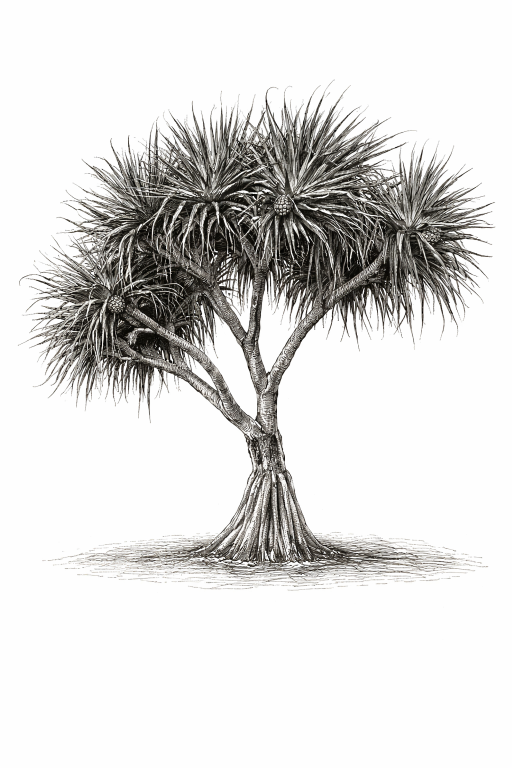
#> input picture 15_Off-Market/Concepts/Near_beach_palm_reveal/Hatch_Sketch_Pandanas_Palm.png, 1024 x 1536 px, given as the content of the folder s/Near_beach_palm_reveal/Other images/Version_2_other_images, which was not available (shown at 1/2 size)
$ python to_ink_alpha.py
#> lines starting #> are read from the running program, lines starting #| are printed output that depends on the picture; pictures that were not available may be replaced by others from this repository, and a replacement may not be noted
#!/usr/bin/env python3
"""
to_ink_alpha.py — turn the light-on-dark engravings into ink that sits on the
V4 report's warm paper.

WHY NOT JUST INVERT TO BLACK-ON-WHITE
───────────────────────────────────────────────────────────────────────────────
A flat black-on-white PNG carries its own WHITE ground, and the V4 page is
#f7f5f1. Dropping one on the page puts a faintly brighter rectangle behind every
drawing — visible on any decent screen, and exactly the artefact that made the
Fields logo look wrong earlier today (its ground was baked-in white with a fully
opaque alpha).

So we do what `build_master.py` already does for the palm: store the drawing as
INK COVERAGE IN THE ALPHA CHANNEL, with RGB set to the page's ink colour. The
drawing then composites onto whatever paper it lands on, keeps its soft hatching
edges, and can be re-tinted without re-rendering.

THE SOURCES ARE LIGHT-ON-DARK, so ink = 1 - luminance. Anything already
black-on-white (palm_bw.png) is detected and passed through without inverting.

    python3 to_ink_alpha.py --preview          # contact sheet on V4 paper
    python3 to_ink_alpha.py --out ink/
"""
import argparse
from pathlib import Path

import numpy as np
from PIL import Image

HERE = Path(__file__).resolve().parent

# The V4 report's tokens — ink on paper. Kept here so a preview shows the real
# thing rather than black on white.
PAPER = (247, 245, 241)     # --paper  #f7f5f1
INK = (42, 39, 36)          # --ink    #2a2724

HAZE_FLOOR = 0.045   # coverage below this is scanner/model haze, not a stroke
GAMMA = 1.10         # >1 holds the faint hatching back so it does not read grey
CROP_MARGIN = 40     # px of paper kept around the ink bounding box
BBOX_INK = 0.10      # coverage that counts as a stroke when cropping


def ink_coverage(path: Path) -> np.ndarray:
    """0..1 ink coverage. Handles both polarities and any alpha."""
    im = Image.open(path).convert("RGBA")
    arr = np.asarray(im).astype(np.float32) / 255.0
    rgb, a = arr[..., :3], arr[..., 3]
#> a: shape (1536, 1024) float32; every value is 1

    # ⚠ Transparent regions are GROUND, not ink. The V2 exports carry an alpha
    # channel whose holes are the dark background showing through; compositing
    # them onto the source's own ground first is what stops those holes reading
    # as solid strokes after the inversion.
    lum = rgb @ np.array([0.2126, 0.7152, 0.0722], dtype=np.float32)
    dark_ground = float(np.median(lum[a > 0.5])) < 0.5 if (a > 0.5).any() else True
#> dark_ground = False
    lum = lum * a + (0.0 if dark_ground else 1.0) * (1 - a)

    cov = (1.0 - lum) if not dark_ground else lum
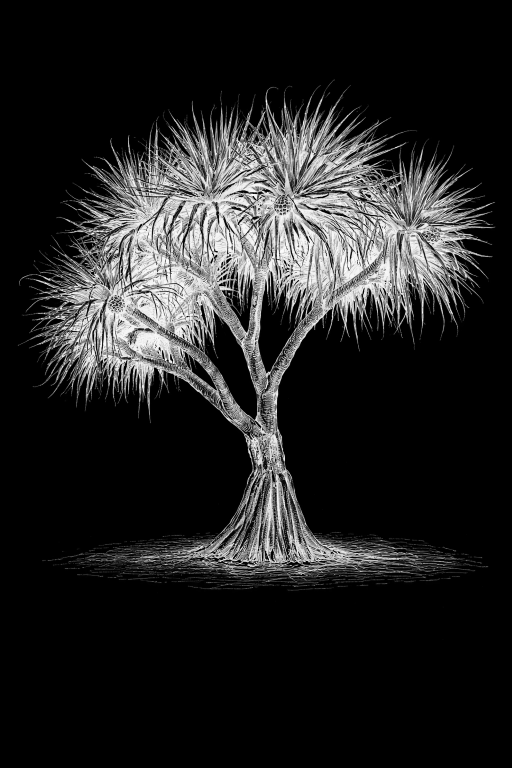
#> cov: shape (1536, 1024) float32 (shown at 1/2 size); min 0, max 1, mean 0.141
    # `dark_ground` means the DRAWING is light: coverage is the luminance itself.

    # ⚠ MEASURE THE GROUND, DO NOT ASSUME IT IS ZERO. Three of the nine sources
    # are flat RGB with a ground around 30/255 rather than pure black, and a
    # fixed haze floor left that residue as ~12% ink across the whole frame — a
    # visible pale rectangle behind the drawing on warm paper, which is the exact
    # artefact this file exists to avoid. The ground is estimated from a border
    # band, which is drawing-free on every one of these compositions.
    b = max(4, min(cov.shape[:2]) // 40)
#> b = 25
    border = np.concatenate([cov[:b].ravel(), cov[-b:].ravel(),
                             cov[:, :b].ravel(), cov[:, -b:].ravel()])
    ground = float(np.percentile(border, 85))
#> ground = 0.00392
    floor = max(HAZE_FLOOR, ground + 0.02)
#> floor = 0.045
    cov = np.clip((cov - floor) / (1.0 - floor), 0, 1) ** GAMMA
    return cov


def crop(cov: np.ndarray) -> np.ndarray:
    ys, xs = np.where(cov > BBOX_INK)
    if not len(ys):
        return cov
    y0, y1 = max(0, ys.min() - CROP_MARGIN), min(cov.shape[0], ys.max() + CROP_MARGIN)
#> y0 = 119; y1 = 1220
    x0, x1 = max(0, xs.min() - CROP_MARGIN), min(cov.shape[1], xs.max() + CROP_MARGIN)
#> x0 = 0; x1 = 1024
    return cov[y0:y1, x0:x1]
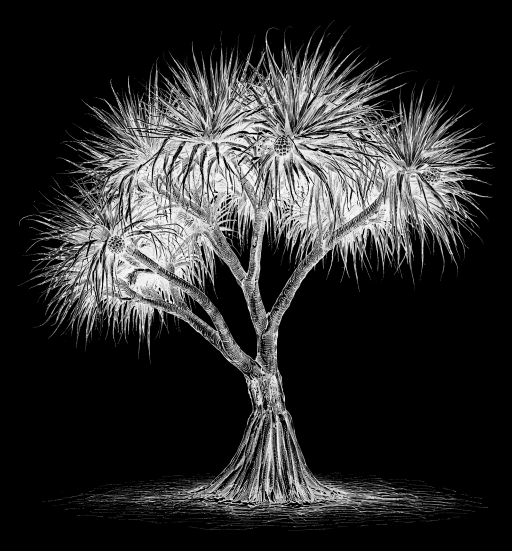
#> returned value: shape (1101, 1024) float32 (shown at 1/2 size); min 0, max 1, mean 0.177


def to_rgba(cov: np.ndarray) -> Image.Image:
    h, w = cov.shape
#> h = 1101; w = 1024
    out = np.zeros((h, w, 4), dtype=np.uint8)
    out[..., 0], out[..., 1], out[..., 2] = INK
    out[..., 3] = (cov * 255).astype(np.uint8)
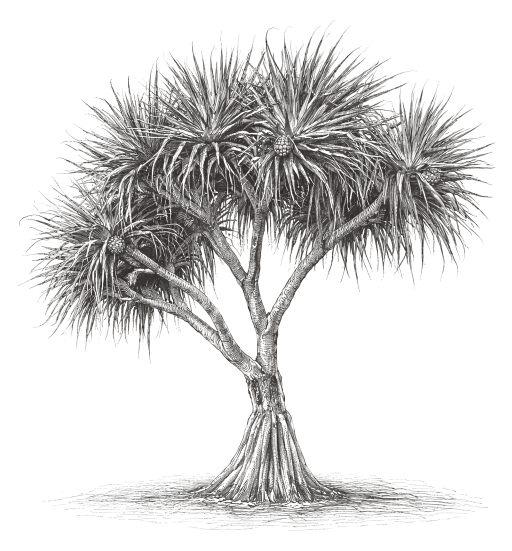
#> out: shape (1101, 1024, 4) (shown at 1/2 size); mean of channels 0, 1, 2, 3 42, 39, 36, 45; transparent parts drawn white
    return Image.fromarray(out, "RGBA")


def on_paper(img: Image.Image) -> Image.Image:
    bg = Image.new("RGB", img.size, PAPER)
    bg.paste(img, (0, 0), img)
    return bg


def main():
    ap = argparse.ArgumentParser()
    ap.add_argument("--out", default="ink")
    ap.add_argument("--preview", action="store_true")
    args = ap.parse_args()

    srcs = sorted((HERE / "Other images/Version_2_other_images").glob("*.png"))
    srcs = [s for s in srcs if "glass" not in s.name.lower()]   # not an emblem
    outdir = HERE / args.out
    outdir.mkdir(exist_ok=True)

    made = []
    for s in srcs:
        cov = crop(ink_coverage(s))
        img = to_rgba(cov)
        img.thumbnail((900, 900), Image.LANCZOS)
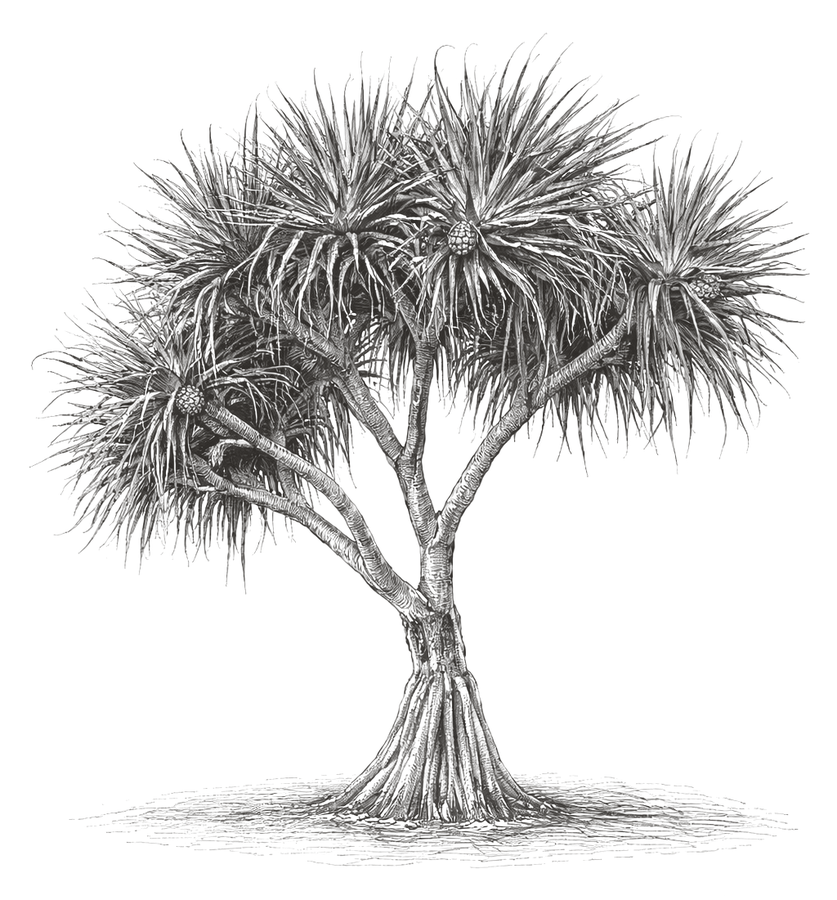
#> img: PIL image 837x900 RGBA; mean R, G, B, A 14.7, 13.7, 12.6, 45.3; transparent parts drawn white
        dest = outdir / f"{s.stem.lower().replace(' ', '_')}_ink.png"
        img.save(dest, optimize=True)
        made.append((dest, img))
#> (the run stopped early here; a loop or call above may not have finished)

$ run again, on 15_Off-Market/Concepts/Near_beach_palm_reveal/Other images/Pandanas_Palm_Fruit.png
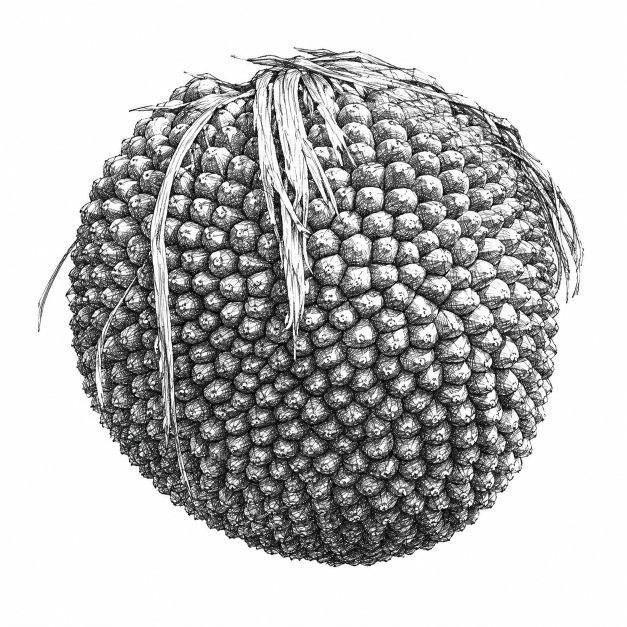
#> input picture 15_Off-Market/Concepts/Near_beach_palm_reveal/Other images/Pandanas_Palm_Fruit.png, 1254 x 1254 px, given as the content of the folder s/Near_beach_palm_reveal/Other images/Version_2_other_images, which was not available (shown at 1/2 size)
#> a: shape (1254, 1254) float32; every value is 1
#> dark_ground = False
#> in ink_coverage, `cov = (1.0 - lum) if not dark_ground else lum`:
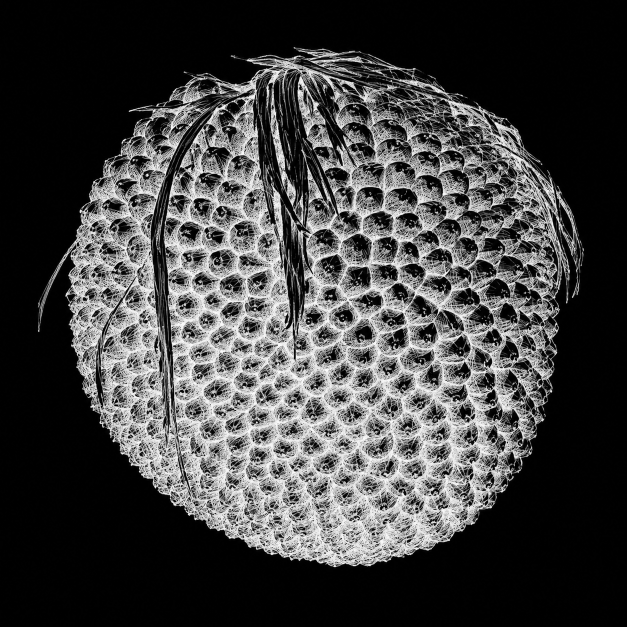
#> cov: shape (1254, 1254) float32 (shown at 1/2 size); min 0, max 1, mean 0.26
#> ground = 0.00756
#> floor = 0.045
#> y0 = 54; y1 = 1174
#> x0 = 36; x1 = 1207
#> in main, `img.thumbnail((900, 900), Image.LANCZOS)`:
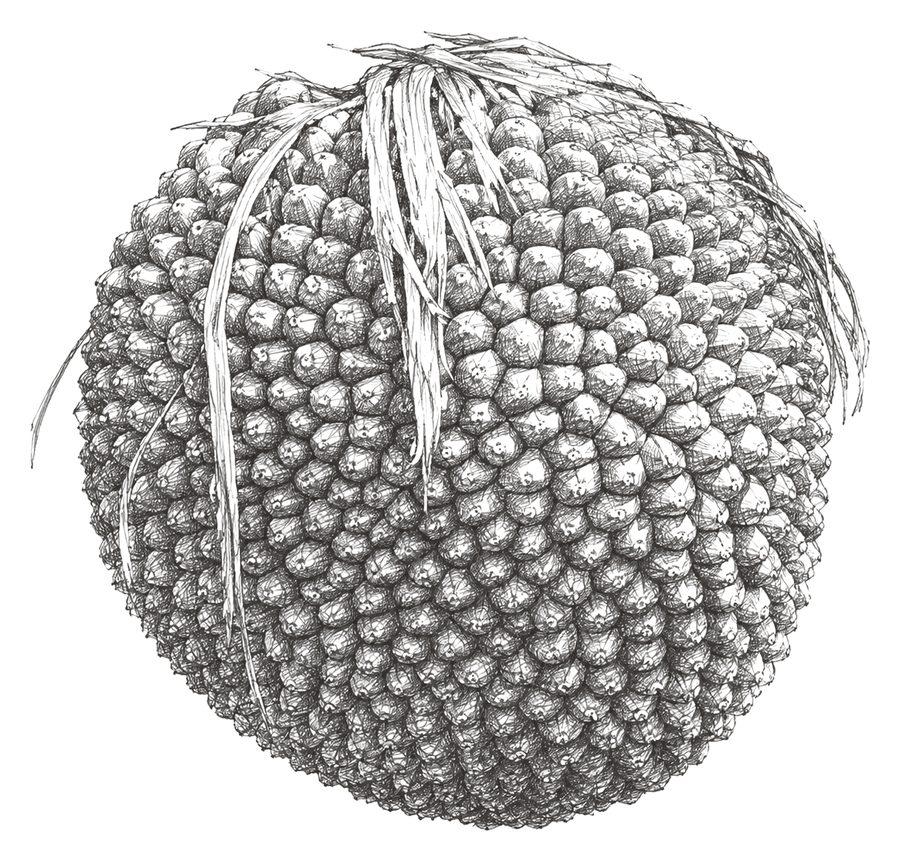
#> img: PIL image 900x861 RGBA; mean R, G, B, A 22.3, 20.7, 19.1, 72.7; transparent parts drawn white

$ run again, on 15_Off-Market/Concepts/Near_beach_palm_reveal/Other images/Whale_V2.png
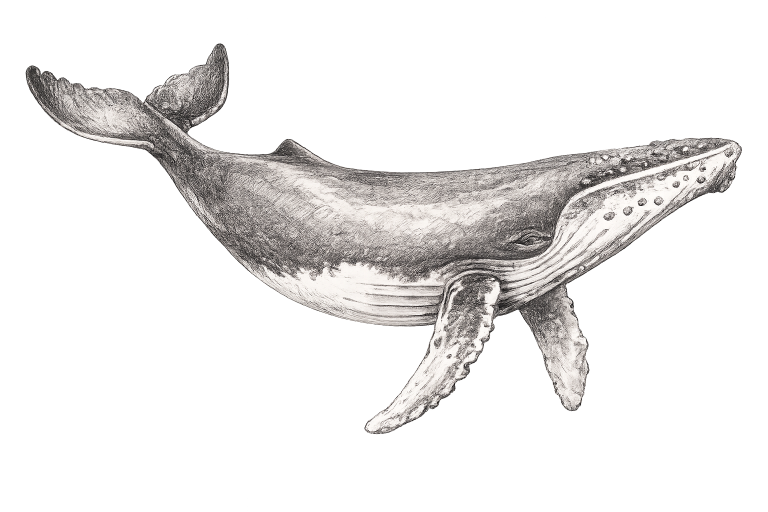
#> input picture 15_Off-Market/Concepts/Near_beach_palm_reveal/Other images/Whale_V2.png, 1536 x 1024 px, given as the content of the folder s/Near_beach_palm_reveal/Other images/Version_2_other_images, which was not available (shown at 1/2 size)
#> in ink_coverage, im is the input picture: PIL image 1536x1024 RGBA; mean R, G, B, A 126.8, 123.1, 120.2, 58.1
#> dark_ground = False
#> in ink_coverage, `cov = (1.0 - lum) if not dark_ground else lum`:
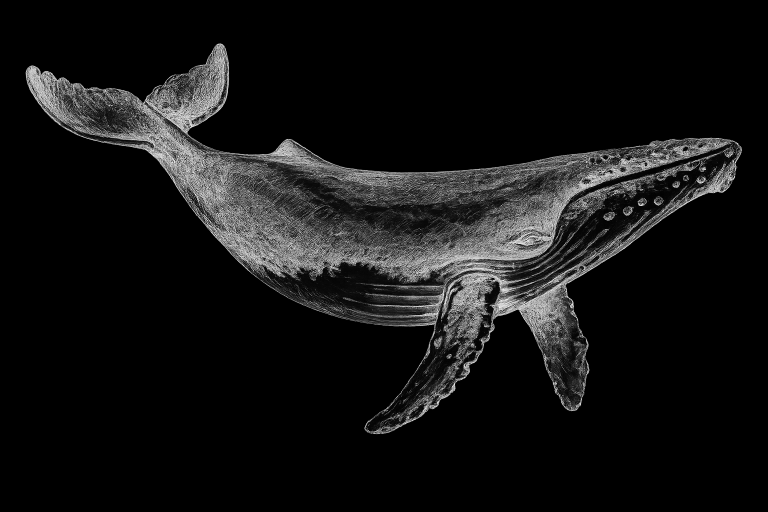
#> cov: shape (1024, 1536) float32 (shown at 1/2 size); min 0, max 1, mean 0.0769
#> ground = 0
#> floor = 0.045
#> y0 = 47; y1 = 907
#> x0 = 11; x1 = 1523
#> in main, `img.thumbnail((900, 900), Image.LANCZOS)`:
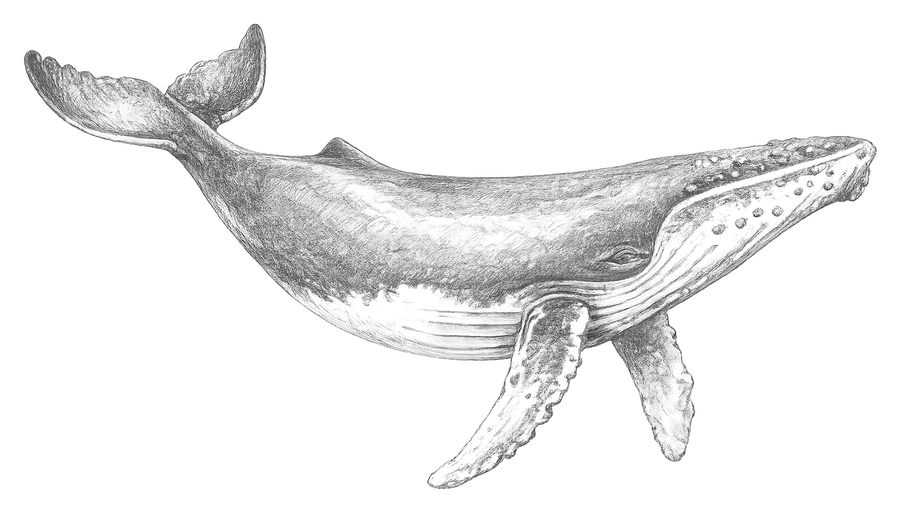
#> img: PIL image 900x512 RGBA; mean R, G, B, A 10.4, 9.7, 8.9, 20; transparent parts drawn white
